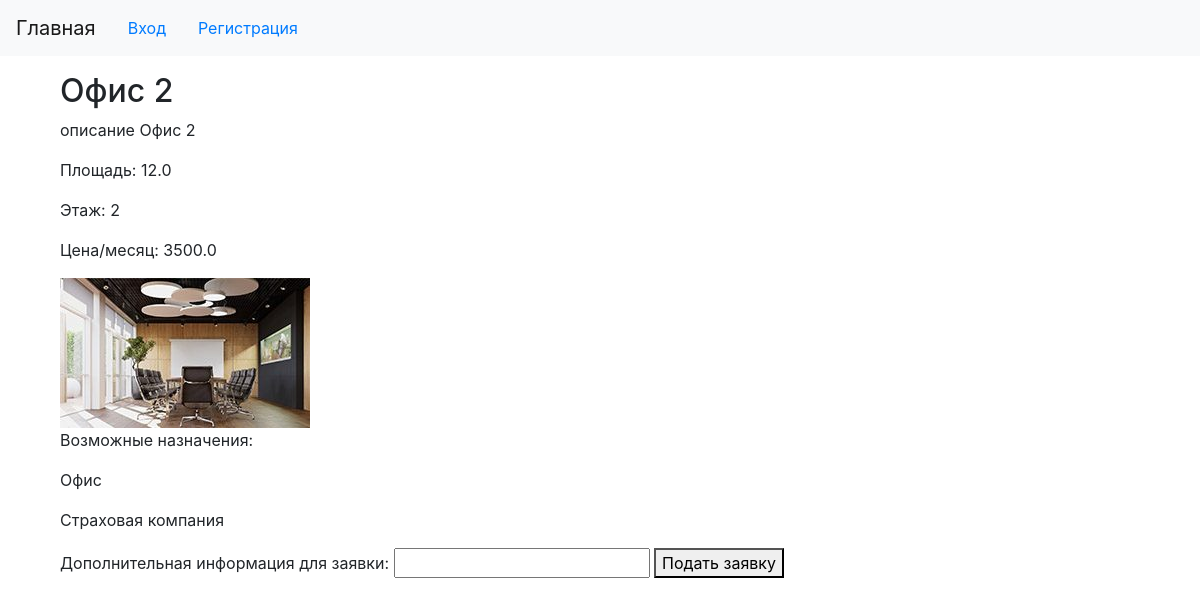
Page /2/ on the committed database.
### rent/models.py (models this page shows, shortened)
class Premises(models.Model):
    areaName = models.CharField(verbose_name='Название площади',
                                max_length=30)
    describe = models.TextField(verbose_name='Описание площади',
                                blank=True)
    area = models.FloatField(verbose_name='Площадь помещения',
                             blank=False)
    floor = models.IntegerField(verbose_name='Этаж', blank=False)
    price = models.FloatField(verbose_name="Цена/месяц в руб.")
    photo = models.ImageField(verbose_name='Изображения',
                              upload_to='photos/%Y/%m/%d/', blank=True)
    purpose = models.ManyToManyField('PurposesOfPremises', verbose_name='Назначения', blank=True)
    class Meta:
        verbose_name = 'Помещение'
        verbose_name_plural = 'Помещения'

class PurposesOfPremises(models.Model):
    purposeName = models.CharField(verbose_name='Назначение',
                                   max_length=30)
    class Meta:
        verbose_name = 'Нахначение'
        verbose_name_plural = 'Назначения'

### rent/views.py (the view)
# urls.py: path('<int:area_id>/', by_area, name='by_area'),
def by_area(request, area_id):
    current_area = Premises.objects.get(pk=area_id)
    context = {
        'current_area': current_area,
        'message': ""
    }
    return render(request, 'rent/by_area.html', context)

### templates/rent/by_area.html (shortened to what this page needs)
{% extends "layout/basic.html" %}
{% block content %}
    <div>
        <h2>{{ current_area.areaName }}</h2>
        <p>{{ current_area.describe }}</p>
        <p>Площадь: {{ current_area.area }}</p>
        <p>Этаж: {{ current_area.floor }}</p>
        <p>Цена/месяц: {{ current_area.price }}</p>
        <img src="{{ current_area.photo.url }}" alt=""/>
        {% if  current_area.purpose.all.exists%}
        <p>Возможные назначения: </p>
        {% for purp in current_area.purpose.all %}
            <p>{{ purp.purposeName }}</p>
        {% endfor %}
        {% endif %}
    {% if not user.is_staff %}
    <form action="{% url 'addApp' current_area.pk%}" method="post">
        Дополнительная информация для заявки: <input type="text" name="addInfo"/>
        <button type="submit" name='mybtn2'>Подать заявку</button>
    </form>
    {% endif %}
    </div>
{% endblock %}

### rows in the picture
Premises: areaName "Офис 2", describe "описание Офис 2", area "12.0", floor "2", price "3500.0", photo (picture)
PurposesOfPremises: purposeName "Офис"
PurposesOfPremises: purposeName "Страховая компания"
